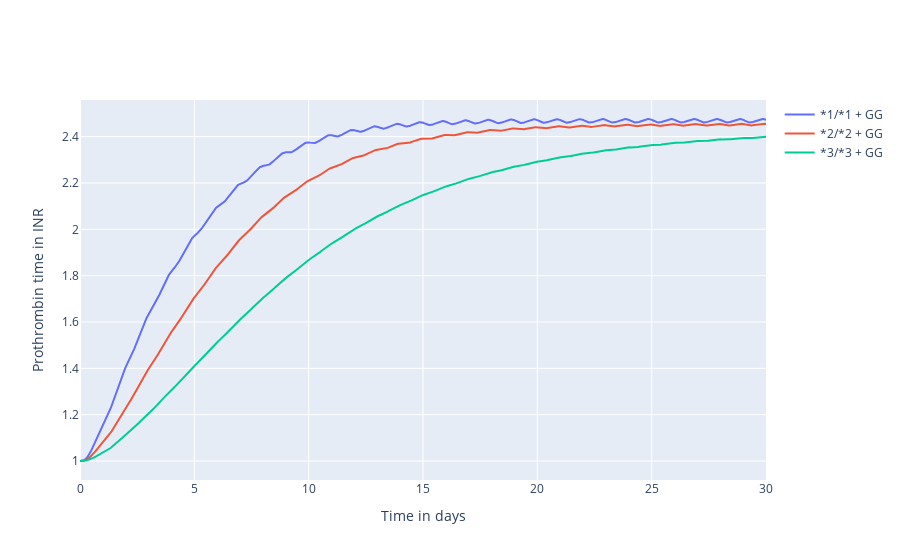
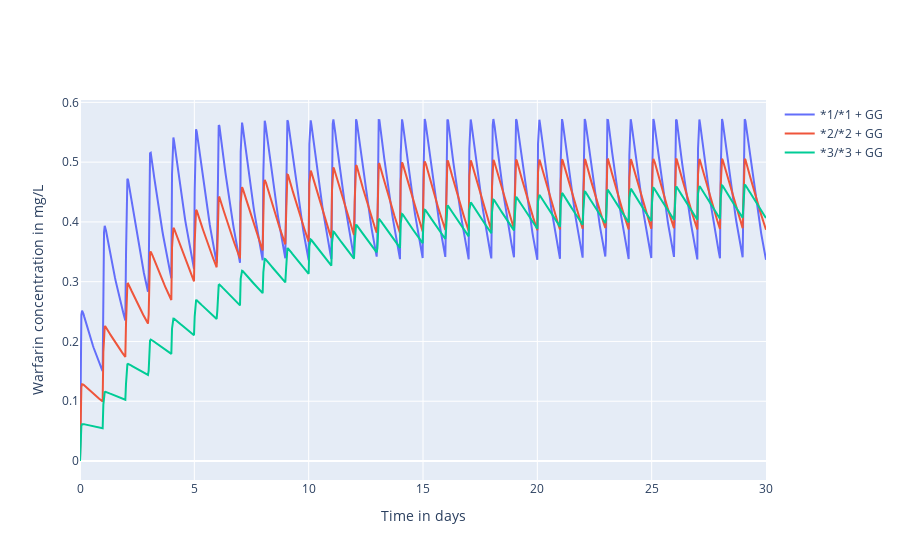
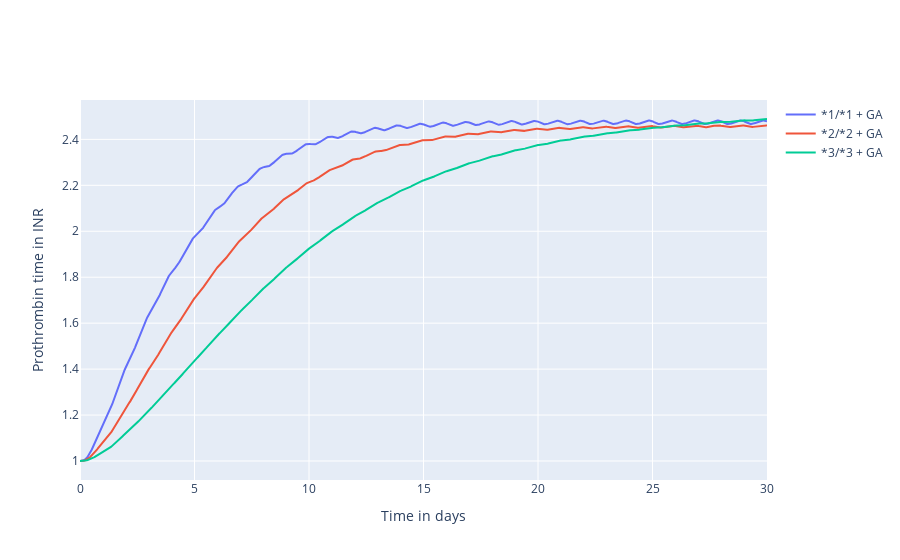
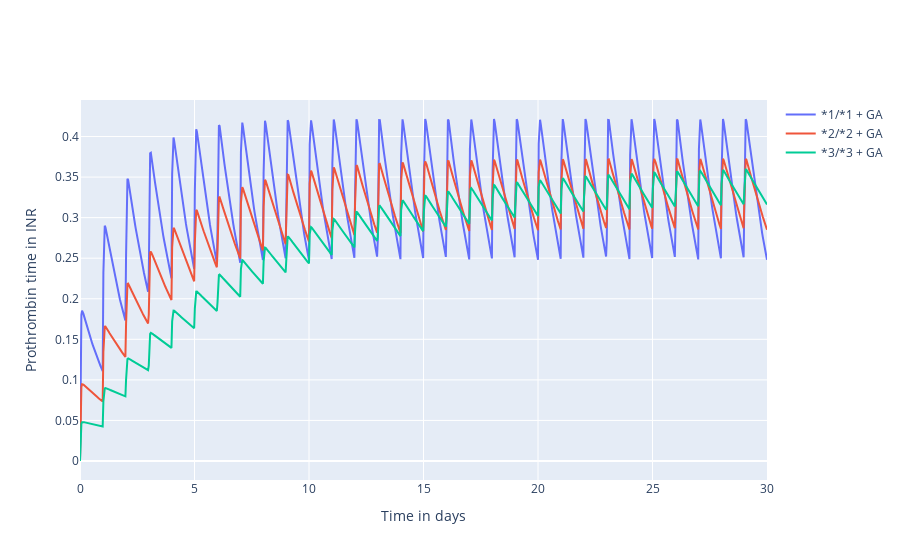

Here is the notebook cell these charts were saved with, in order:
### Markdown cell above
## Reproduce Figure 3 in Hamberg et al

### Code cell
# Define simulation conditions
thirty_days = 30 * 24
times = np.linspace(0, thirty_days, num=1000)

# I: Simulate treatment response for 70 year old infividuals and different
# CYP2C9 variants and the GG VKORC1 genotype for 2.5 target INR
age = 70
cyp2c9_variants = ['*1/*1', '*2/*2', '*3/*3']
vkorc1_variant = 'GG'
doses = [7.6, 3.8, 1.8]
parameters = []
for cyp2c9_variant in cyp2c9_variants:
    parameters.append(get_typical_parameters(
        age, cyp2c9_variant, vkorc1_variant))

simulation1 = []
for idp, params in enumerate(parameters):
    # Set dosing regimen
    # (Model only captures S-warfarin, so need to divide dose by 2)
    dose = doses[idp]
    mechanistic_model.set_dosing_regimen(dose/2, start=0, period=24)

    # Simulate response for 2.5 target INR
    simulation1.append(mechanistic_model.simulate(params, times))

# II: Simulate treatment response for 70 year old infividuals and different
# CYP2C9 variants and the GA VKORC1 genotype for 2.5 target INR
age = 70
cyp2c9_variants = ['*1/*1', '*2/*2', '*3/*3']
vkorc1_variant = 'GA'
doses = [5.6, 2.8, 1.4]
parameters = []
for cyp2c9_variant in cyp2c9_variants:
    parameters.append(get_typical_parameters(
        age, cyp2c9_variant, vkorc1_variant))

simulation2 = []
for idp, params in enumerate(parameters):
    # Set dosing regimen
    dose = doses[idp]
    mechanistic_model.set_dosing_regimen(dose/2, start=0, period=24)

    # Simulate response for 2.5 target INR
    simulation2.append(mechanistic_model.simulate(params, times))

# III: Simulate treatment response for 70 year old infividuals and different
# CYP2C9 variants and the GA VKORC1 genotype for 2.5 target INR
age = 70
cyp2c9_variants = ['*1/*1', '*2/*2', '*3/*3']
vkorc1_variant = 'AA'
doses = [3.6, 1.8, 0.9]
parameters = []
for cyp2c9_variant in cyp2c9_variants:
    parameters.append(get_typical_parameters(
        age, cyp2c9_variant, vkorc1_variant))

simulation3 = []
for idp, params in enumerate(parameters):
    # Set dosing regimen
    dose = doses[idp]
    mechanistic_model.set_dosing_regimen(dose/2, start=0, period=24)

    # Simulate response for 2.5 target INR
    simulation3.append(mechanistic_model.simulate(params, times))

# Figure 1: Treatment response of patients with different CYP2C9 genptypes for
# 2.5 INR maintenance dose
times = times / 24
fig = go.Figure()
fig.add_trace(go.Scatter(
    x = times,
    y = simulation1[0][0],
    name = '*1/*1 + GG'
))
fig.add_trace(go.Scatter(
    x = times,
    y = simulation1[1][0],
    name = '*2/*2 + GG'
))
fig.add_trace(go.Scatter(
    x = times,
    y = simulation1[2][0],
    name = '*3/*3 + GG'
))
fig.update_layout(
    xaxis_title='Time in days',
    yaxis_title='Prothrombin time in INR',
)
fig.show()

# Figure 2: Treatment response of patients with different CYP2C9 genptypes for
# 2.5 INR maintenance dose
fig = go.Figure()
fig.add_trace(go.Scatter(
    x = times,
    y = simulation1[0][1],
    name = '*1/*1 + GG'
))
fig.add_trace(go.Scatter(
    x = times,
    y = simulation1[1][1],
    name = '*2/*2 + GG'
))
fig.add_trace(go.Scatter(
    x = times,
    y = simulation1[2][1],
    name = '*3/*3 + GG'
))
fig.update_layout(
    xaxis_title='Time in days',
    yaxis_title='Warfarin concentration in mg/L',
)
fig.show()

# Figure 3: Treatment response of patients with different CYP2C9 genptypes for
# 2.5 INR maintenance dose
fig = go.Figure()
fig.add_trace(go.Scatter(
    x = times,
    y = simulation2[0][0],
    name = '*1/*1 + GA'
))
fig.add_trace(go.Scatter(
    x = times,
    y = simulation2[1][0],
    name = '*2/*2 + GA'
))
fig.add_trace(go.Scatter(
    x = times,
    y = simulation2[2][0],
    name = '*3/*3 + GA'
))
fig.update_layout(
    xaxis_title='Time in days',
    yaxis_title='Prothrombin time in INR',
)
fig.show()

# Figure 4: Treatment response of patients with different CYP2C9 genptypes for
# 2.5 INR maintenance dose
fig = go.Figure()
fig.add_trace(go.Scatter(
    x = times,
    y = simulation2[0][1],
    name = '*1/*1 + GA'
))
fig.add_trace(go.Scatter(
    x = times,
    y = simulation2[1][1],
    name = '*2/*2 + GA'
))
fig.add_trace(go.Scatter(
    x = times,
    y = simulation2[2][1],
    name = '*3/*3 + GA'
))
fig.update_layout(
    xaxis_title='Time in days',
    yaxis_title='Prothrombin time in INR',
)
fig.show()

# Figure 5: Treatment response of patients with different CYP2C9 genptypes for
# 2.5 INR maintenance dose
fig = go.Figure()
fig.add_trace(go.Scatter(
    x = times,
    y = simulation3[0][0],
    name = '*1/*1 + AA'
))
fig.add_trace(go.Scatter(
    x = times,
    y = simulation3[1][0],
    name = '*2/*2 + AA'
))
fig.add_trace(go.Scatter(
    x = times,
    y = simulation3[2][0],
    name = '*3/*3 + AA'
))
fig.update_layout(
    xaxis_title='Time in days',
    yaxis_title='Prothrombin time in INR',
)
fig.show()

# Figure 6: Treatment response of patients with different CYP2C9 genptypes for
# 2.5 INR maintenance dose
fig = go.Figure()
fig.add_trace(go.Scatter(
    x = times,
    y = simulation3[0][1],
    name = '*1/*1 + AA'
))
fig.add_trace(go.Scatter(
    x = times,
    y = simulation3[1][1],
    name = '*2/*2 + AA'
))
fig.add_trace(go.Scatter(
    x = times,
    y = simulation3[2][1],
    name = '*3/*3 + AA'
))
fig.update_layout(
    xaxis_title='Time in days',
    yaxis_title='Prothrombin time in INR',
)
fig.show()

### Figure 1 — Plotly figure (JSON) as saved in the notebook; plotly's stock layout.template omitted (floating-point values rounded to 4 significant figures; data arrays with more than 128 entries replaced by an {"elided": "..."} marker saying what was removed)
{"data": [{"name": "*1/*1 + GG", "type": "scatter", "x": {"elided": "1000 float values"}, "y": {"elided": "1000 float values"}}, {"name": "*2/*2 + GG", "type": "scatter", "x": {"elided": "1000 float values"}, "y": {"elided": "1000 float values"}}, {"name": "*3/*3 + GG", "type": "scatter", "x": {"elided": "1000 float values"}, "y": {"elided": "1000 float values"}}], "layout": {"xaxis": {"title": {"text": "Time in days"}}, "yaxis": {"title": {"text": "Prothrombin time in INR"}}}}

### Figure 2 — Plotly figure (JSON) as saved in the notebook; plotly's stock layout.template omitted (floating-point values rounded to 4 significant figures; data arrays with more than 128 entries replaced by an {"elided": "..."} marker saying what was removed)
{"data": [{"name": "*1/*1 + GG", "type": "scatter", "x": {"elided": "1000 float values"}, "y": {"elided": "1000 float values"}}, {"name": "*2/*2 + GG", "type": "scatter", "x": {"elided": "1000 float values"}, "y": {"elided": "1000 float values"}}, {"name": "*3/*3 + GG", "type": "scatter", "x": {"elided": "1000 float values"}, "y": {"elided": "1000 float values"}}], "layout": {"xaxis": {"title": {"text": "Time in days"}}, "yaxis": {"title": {"text": "Warfarin concentration in mg/L"}}}}

### Figure 3 — Plotly figure (JSON) as saved in the notebook; plotly's stock layout.template omitted (floating-point values rounded to 4 significant figures; data arrays with more than 128 entries replaced by an {"elided": "..."} marker saying what was removed)
{"data": [{"name": "*1/*1 + GA", "type": "scatter", "x": {"elided": "1000 float values"}, "y": {"elided": "1000 float values"}}, {"name": "*2/*2 + GA", "type": "scatter", "x": {"elided": "1000 float values"}, "y": {"elided": "1000 float values"}}, {"name": "*3/*3 + GA", "type": "scatter", "x": {"elided": "1000 float values"}, "y": {"elided": "1000 float values"}}], "layout": {"xaxis": {"title": {"text": "Time in days"}}, "yaxis": {"title": {"text": "Prothrombin time in INR"}}}}

### Figure 4 — Plotly figure (JSON) as saved in the notebook; plotly's stock layout.template omitted (floating-point values rounded to 4 significant figures; data arrays with more than 128 entries replaced by an {"elided": "..."} marker saying what was removed)
{"data": [{"name": "*1/*1 + GA", "type": "scatter", "x": {"elided": "1000 float values"}, "y": {"elided": "1000 float values"}}, {"name": "*2/*2 + GA", "type": "scatter", "x": {"elided": "1000 float values"}, "y": {"elided": "1000 float values"}}, {"name": "*3/*3 + GA", "type": "scatter", "x": {"elided": "1000 float values"}, "y": {"elided": "1000 float values"}}], "layout": {"xaxis": {"title": {"text": "Time in days"}}, "yaxis": {"title": {"text": "Prothrombin time in INR"}}}}
